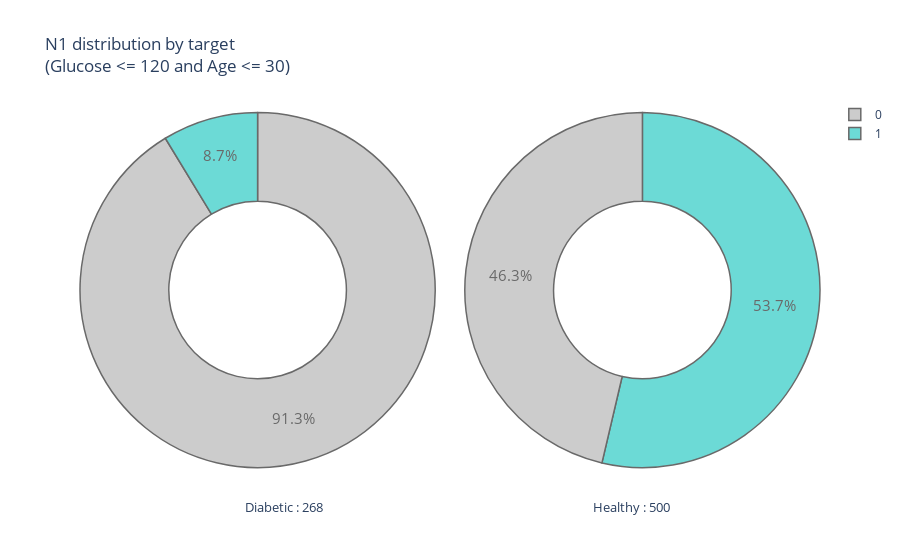

The notebook cell this image was saved under:
### Code cell
plot_pie('N1', '(Glucose <= 120 and Age <= 30)')

### Figure 1 — Plotly figure (JSON) as saved in the notebook; plotly's stock layout.template omitted (floating-point values rounded to 4 significant figures)
{"data": [{"domain": {"x": [0, 0.48]}, "hole": 0.5, "hoverinfo": "label+percent+name+value", "labels": [0, 1], "marker": {"colors": ["Silver", "mediumturquoise", "#CF5C36", "lightblue", "magenta", "#FF5D73", "#F2D7EE", "mediumturquoise"], "line": {"width": 1.5}}, "name": "Diabetic", "opacity": 0.8, "textfont": {"size": 15}, "type": "pie", "values": [63, 6]}, {"domain": {"x": [0.52, 1]}, "hole": 0.5, "hoverinfo": "label+percent+name+value", "labels": [1, 0], "marker": {"line": {"width": 1.5}}, "name": "Healthy", "opacity": 0.8, "textfont": {"size": 15}, "type": "pie", "values": [66, 57]}], "layout": {"annotations": [{"font": {"size": 13}, "showarrow": false, "text": "Diabetic : 268", "x": 0.22, "y": -0.1}, {"font": {"size": 13}, "showarrow": false, "text": "Healthy : 500", "x": 0.8, "y": -0.1}], "title": {"text": "N1 distribution by target <br>(Glucose <= 120 and Age <= 30)"}}}
